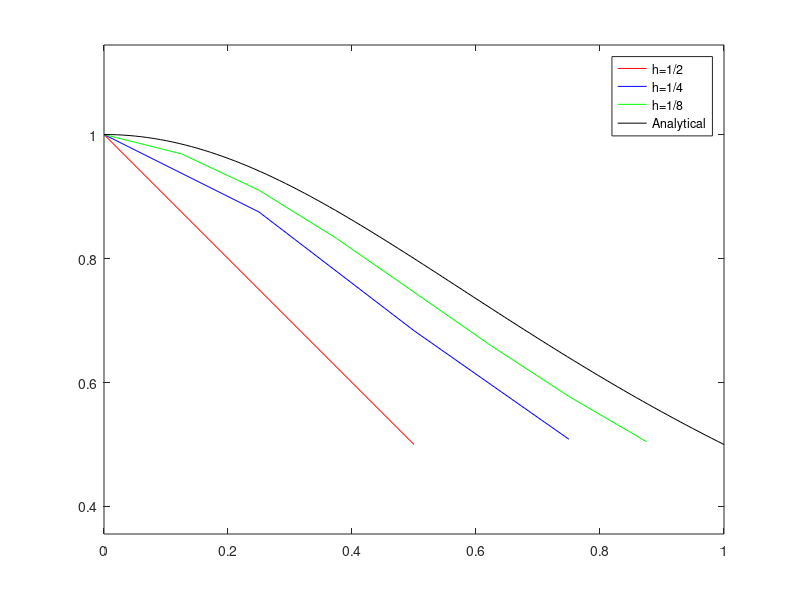

MATLAB code for this plot:
clear all
clc

%initial conditions
x=0;
y=1;

h=.5;

for i=1:2
    z=  -2*x*y.^2;           %differential equation  z=dy/dx
    y=y + z*h;
    Y(1,i)=y;
    X(1,i)=x;
    x=x+h;
end
plot(X,Y,'r')
hold on

%initial conditions
x=0;
y=1;

h=1/4;

for i=1:4
    z=  -2*x*y.^2;           %differential equation  z=dy/dx
    y=y + z*h;
    Y(1,i)=y;
    X(1,i)=x;
    x=x+h;
end
plot(X,Y,'b')

%initial conditions
x=0;
y=1;

h=1/8;

for i=1:8
    z=  -2*x*y.^2;           %differential equation  z=dy/dx
    y=y + z*h;
    Y(1,i)=y;
    X(1,i)=x;
    x=x+h;
end
plot(X,Y,'g')

x=linspace(0,1);
y=1./(1+x.^2);
plot(x,y,'k')
axis('equal')

legend('h=1/2','h=1/4','h=1/8','Analytical')

